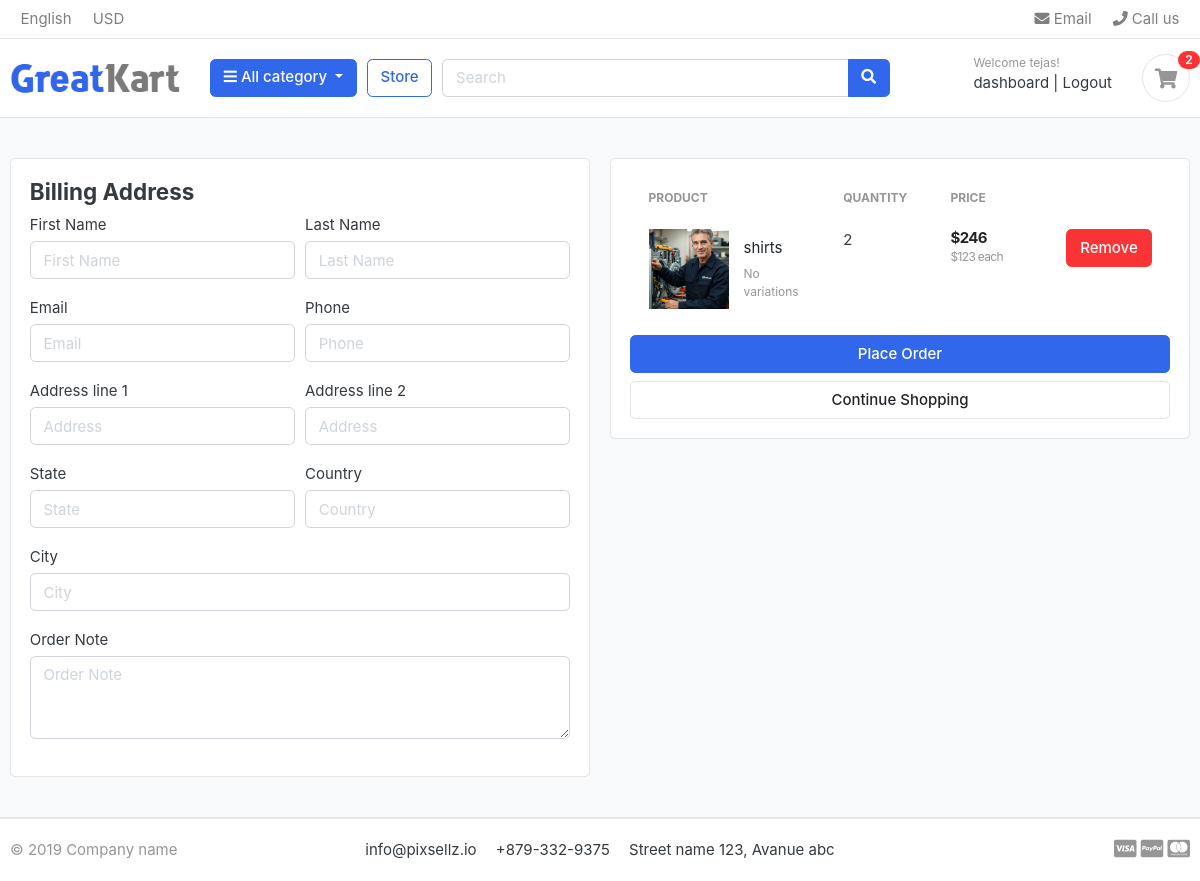
The page /cart/checkout/ (signed in) on the database as committed earlier.
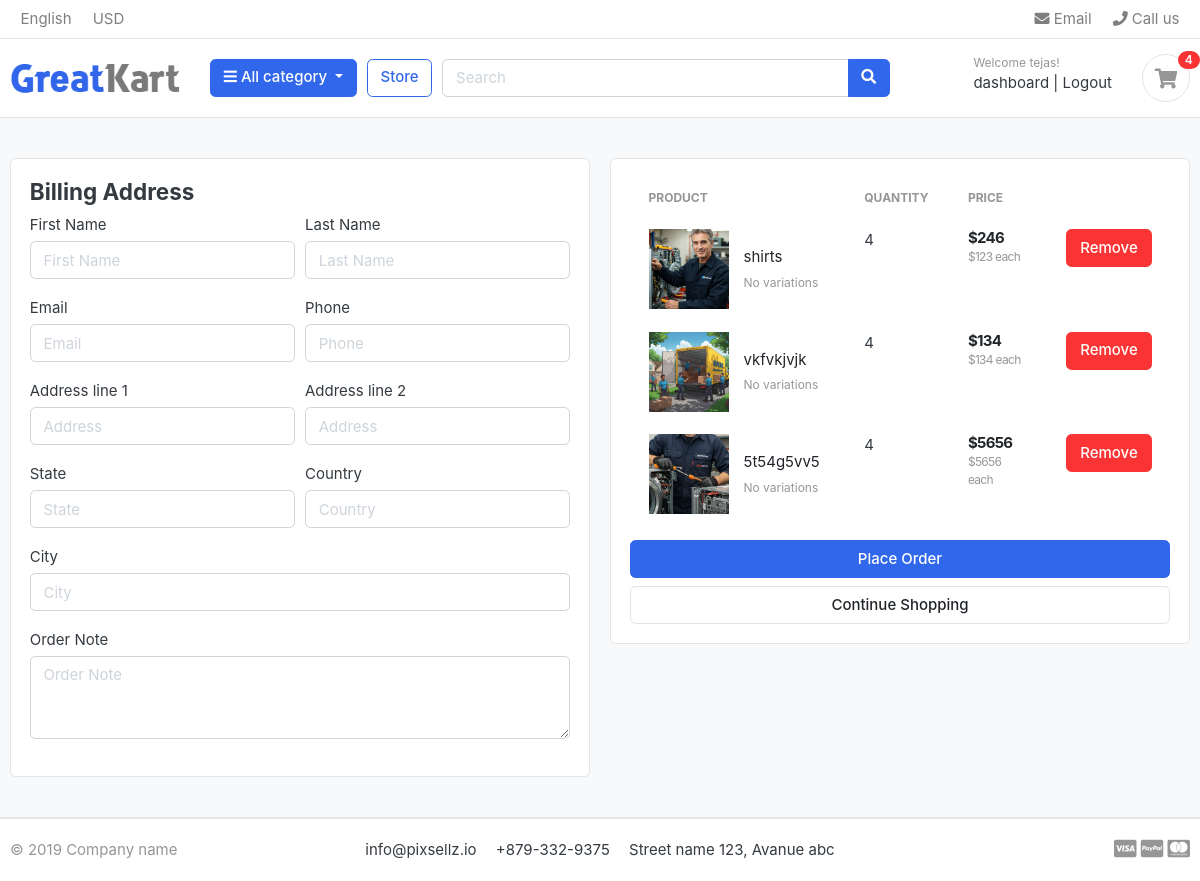
The same page on the database as committed later.
### cart/models.py (models this page shows, shortened)
class CartItem(models.Model):
    user = models.ForeignKey(account, on_delete=models.CASCADE, null=True)  # Foreign key referencing the User model
    product = models.ForeignKey(Product, on_delete=models.CASCADE)  # Foreign key referencing the Productioo
    variations = models.ManyToManyField('store.Variation', blank=True)  # Many-to-many relationship with Variation
    cart = models.ForeignKey(Cart, on_delete=models.CASCADE, null=True)  # Foreign key referencing the Cart
    quantity = models.IntegerField()  # Quantity of the product in the cart
    is_active = models.BooleanField(default=True)  # Indicates if the item is active in the cart
    def sub_total(self):
        return self.product.price * self.quantity

### store/models.py (models this page shows, shortened)
class Product(models.Model):
    product_name = models.CharField(max_length=255)
    slug = models.SlugField(max_length=255, unique=True)
    description = models.TextField()
    price = models.IntegerField()
    stock = models.IntegerField()
    available = models.BooleanField(default=True)
    image = models.ImageField(upload_to='photos/products', blank=True, null=True)
    category = models.ForeignKey(Category, on_delete=models.CASCADE)
    created_at = models.DateTimeField(auto_now_add=True)
    updated_at = models.DateTimeField(auto_now=True)
    def get_url(self):
        return reverse('product_detail', args=[self.category.slug, self.slug])

### cart/views.py (the view)
# urls.py: path('checkout/', views.checkout, name='checkout'),  # Checkout view
@login_required(login_url='login')  # Require user to be logged in to access checkout
def checkout(request, total=0, quantity=0, cart_items=None):
    tax = 0
    grand_total = 0
    try:
        if request.user.is_authenticated:
            cart_items = CartItem.objects.filter(user=request.user, is_active=True)
        else:
            cart = Cart.objects.get(cart_id=_cart_id(request))  # Get the cart using the session key
            cart_items = CartItem.objects.filter(cart=cart, is_active=True)  # Get active cart items
        for cart_item in cart_items:
            total += (cart_item.product.price * cart_item.quantity)  # Calculate total price
            quantity += cart_item.quantity  # Calculate total quantity
        tax = (5 * total)/100  # Calculate tax (5% of total)
        grand_total = total + tax  # Calculate grand total
    except Cart.DoesNotExist:
        pass  # If the cart does not exist, do nothing
    context = {
        'total': total,
        'quantity': quantity,
        'cart_items': cart_items,  # Pass the cart items to the template
        'tax': tax,
        'grand_total': grand_total
    }
    return render(request, 'store/checkout.html', context)  # Render the checkout template

### cart/context_processor.py (called while the page is built)
def counter(request):
    cart_count = 0  # Initialize cart count to 0
    if 'admin' in request.path:  # Check if the request path contains 'admin'
        return {}  # Return an empty dictionary if it does
    else:
        try:
            cart = Cart.objects.filter(cart_id=_cart_id(request))  # Get the cart using the session key
            if request.user.is_authenticated:
                cart_items = CartItem.objects.filter(user=request.user)
            else:
                cart_items = CartItem.objects.filter(cart=cart[:1])  # Get the first cart item
            for cart_item in cart_items:
                cart_count += cart_item.quantity
        except Cart.DoesNotExist:
            cart_count = 0
    return dict(cart_count=cart_count)  # Return the cart count as a context variable

### cart/views.py (called while the page is built)
def _cart_id(request):
    cart = request.session.session_key  # Get the session key for the cart
    if not cart:
        cart = request.session.create()  # Create a new session if it doesn't exist
    return cart

### category/context_processor.py (called while the page is built)
def menu_links(self):
    links = Category.objects.all()
    return dict(links=links)

### category/models.py (called while the page is built)
    def get_url(self):
        return reverse('product_by_category', args=[self.slug])

### templates/store/checkout.html (shortened to what the changed rows need)
{% extends 'base.html' %}
{% load static %}
{% block content %}
<section class="section-content padding-y bg">
<div class="container">
    <div class="row">
        <aside class="col-lg-6">
            <div class="card">
                <div class="card-body">
                    <table class="table table-borderless table-shopping-cart">
                        <thead class="text-muted">
                            <tr class="small text-uppercase">
                                <th scope="col">Product</th>
                                <th scope="col" width="120">Quantity</th>
                                <th scope="col" width="120">Price</th>
                                <th scope="col" class="text-right" width="200"> </th>
                            </tr>
                        </thead>
                        <tbody>
                            {% for item in cart_items %}
                            <tr>
                                <td>
                                    <figure class="itemside align-items-center">
                                        <div class="aside"><img src="{{ item.product.image.url }}" class="img-sm"></div>
                                        <figcaption class="info">
                                            <a href="{{item.product.get_url}}" class="title text-dark">{{ item.product.product_name}}</a>
                                            <p class="text-muted small">
                                                {% if item.variations.all %}
                                                    {% for cartitem in item.variations.all %}
                                                        {{ cartitem.variation_category |capfirst }}: {{ cartitem.variation_value |capfirst }}<br>
                                                    {% endfor %}
                                                {% else %}
                                                    No variations
                                                {% endif %}
                                            </p>
                                        </figcaption>
                                    </figure>
                                </td>
                                <td>
                                    <label for="">{{ quantity }}</label>
                                </td>
                                <td>
                                    <div class="price-wrap">
                                        <var class="price">${{item.sub_total }}</var>
                                        <small class="text-muted"> ${{item.product.price}} each </small>
                                    </div>
                                </td>
                                <td class="text-right">
                                    <a href="{% url 'remove_cart_item' item.product.id item.id %}" onclick="return confirm('Are you sure you want to delete this item')" class="btn btn-danger"> Remove</a>
                                </td>
                            </tr>
                            {% endfor %}
                        </tbody>
                    </table>
                </div>
            </div>
        </aside>
    </div>
</div>
</section>
{% endblock %}

### templates/includes/nav.html (shortened to what this page needs)
{% load static %}
<header class="section-header">
    <nav class="navbar p-md-0 navbar-expand-sm navbar-light border-bottom">
    <div class="container">
      <div class="collapse navbar-collapse" id="navbarTop4">
        <ul class="navbar-nav mr-auto">
            <li class="nav-item dropdown">
                 <a href="#" class="nav-link">   English </a>
            </li>
            <li class="nav-item dropdown">
                <a href="#" class="nav-link"> USD </a>
            </li>
        </ul>
        <ul class="navbar-nav">
            <li><a href="#" class="nav-link"> <i class="fa fa-envelope"></i> Email </a></li>
            <li><a href="#" class="nav-link"> <i class="fa fa-phone"></i> Call us </a></li>
        </ul>
      </div>
    </div>
    </nav>
    <section class="header-main border-bottom">
        <div class="container">
    <div class="row align-items-center">
        <div class="col-lg-2 col-md-3 col-6">
            <a href="./" class="brand-wrap">
                <img class="logo" src="{% static 'images/logo.png' %}">
            </a>
        </div>
        <div class="col-lg col-sm col-md col-6 flex-grow-0">
            <div class="category-wrap dropdown d-inline-block float-right">
                <button type="button" class="btn btn-primary dropdown-toggle" data-toggle="dropdown">
                    <i class="fa fa-bars"></i> All category
                </button>
            </div>
        </div>
        <a href="{% url 'store' %}" class="btn btn-outline-primary">Store</a>
        <div class="col-lg  col-md-6 col-sm-12 col">
            <form action="{% url 'search' %}" class="search" method="get">
                <div class="input-group w-100">
                    <input type="text" class="form-control" style="width:60%;" placeholder="Search" name="keyword">
                    <div class="input-group-append">
                      <button class="btn btn-primary" type="submit">
                        <i class="fa fa-search"></i>
                      </button>
                    </div>
                </div>
            </form>
        </div>
        <div class="col-lg-3 col-sm-6 col-8 order-2 order-lg-3">
                    <div class="d-flex justify-content-end mb-3 mb-lg-0">
                        {% if user.id is None %}
                        <div class="widget-header">
                            <small class="title text-muted">Welcome guest!</small>
                            <div>
                                <a href="{% url 'login' %}">Sign in</a> <span class="dark-transp"> | </span>
                                <a href="{% url 'register' %}"> Register</a>
                            </div>
                        </div>
                        {% else %}
                        <div class="widget-header">
                            <small class="title text-muted">Welcome {{ user.first_name }}!</small>
                            <div>
                                <a href="{% url 'dashboard' %}"> dashboard</a><span class="dark-transp"> | </span>
                                <a href="{% url 'logout' %}">Logout</a>
                            </div>
                        </div>
                        {% endif %}
                        <a href="{% url 'cart' %}" class="widget-header pl-3 ml-3">
                            <div class="icon icon-sm rounded-circle border"><i class="fa fa-shopping-cart"></i></div>
                            <span class="badge badge-pill badge-danger notify">{{cart_count}}</span>
                        </a>
                    </div>
                </div>
    </div>
        </div>
    </section>
    </header>

Rows that differ between the two databases and show on the page:
computed for CartItem "shirts": quantity "2" → "4"
added CartItem: product.image (picture), product.product_name "vkfvkjvjk", shows "No variations", quantity "4", sub_total "134", product.price "134"
added CartItem: product.image (picture), product.product_name "5t54g5vv5", shows "No variations", quantity "4", sub_total "5656", product.price "5656"
Other text that changed with them:
{{ cart_count }}: "2" → "4"
